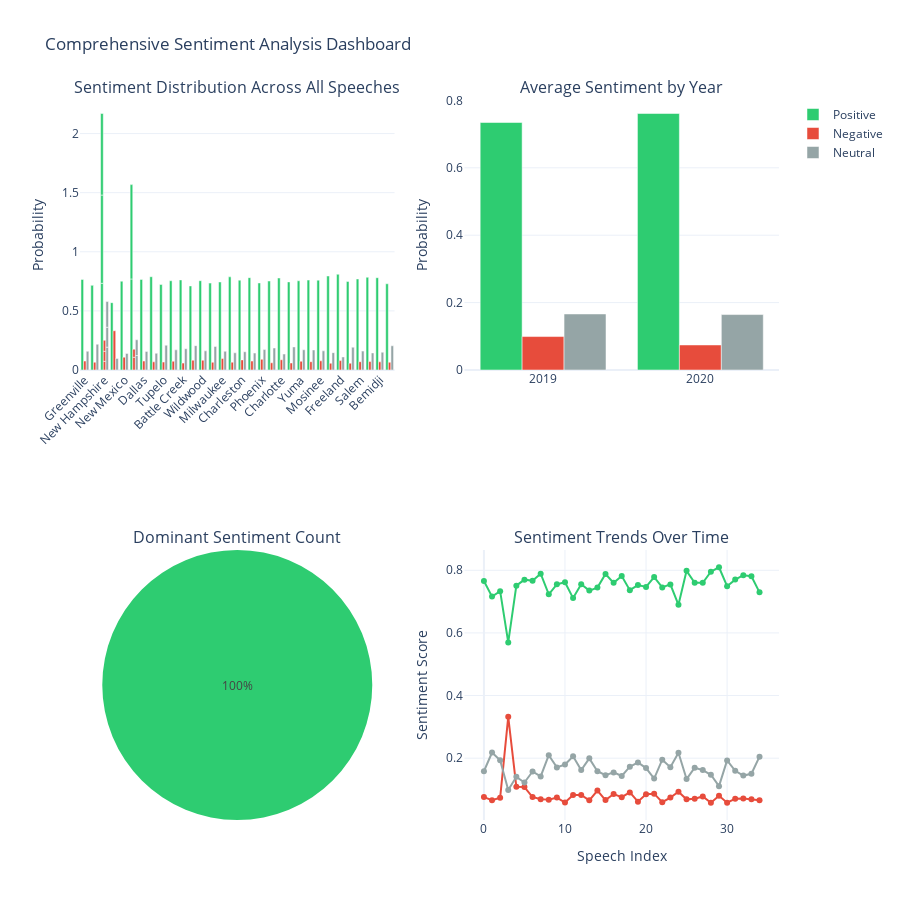

Notebook code cell kept with this figure:
### Markdown cell above
## Interactive Visualizations

Creating interactive charts to explore sentiment patterns.

### Code cell
# Create comprehensive sentiment visualization
fig = make_subplots(
    rows=2, cols=2,
    subplot_titles=('Sentiment Distribution Across All Speeches',
                    'Average Sentiment by Year',
                    'Dominant Sentiment Count',
                    'Sentiment Trends Over Time'),
    specs=[[{"type": "bar"}, {"type": "bar"}],
           [{"type": "pie"}, {"type": "scatter"}]]
)

# 1. Overall sentiment distribution (stacked bar)
fig.add_trace(
    go.Bar(name='Positive', x=sentiment_df['location'], y=sentiment_df['positive'],
           marker_color='#2ecc71', showlegend=True),
    row=1, col=1
)
fig.add_trace(
    go.Bar(name='Negative', x=sentiment_df['location'], y=sentiment_df['negative'],
           marker_color='#e74c3c', showlegend=True),
    row=1, col=1
)
fig.add_trace(
    go.Bar(name='Neutral', x=sentiment_df['location'], y=sentiment_df['neutral'],
           marker_color='#95a5a6', showlegend=True),
    row=1, col=1
)

# 2. Average sentiment by year
year_avg = sentiment_df.groupby('year')[['positive', 'negative', 'neutral']].mean()
fig.add_trace(
    go.Bar(name='Positive', x=year_avg.index, y=year_avg['positive'],
           marker_color='#2ecc71', showlegend=False),
    row=1, col=2
)
fig.add_trace(
    go.Bar(name='Negative', x=year_avg.index, y=year_avg['negative'],
           marker_color='#e74c3c', showlegend=False),
    row=1, col=2
)
fig.add_trace(
    go.Bar(name='Neutral', x=year_avg.index, y=year_avg['neutral'],
           marker_color='#95a5a6', showlegend=False),
    row=1, col=2
)

# 3. Dominant sentiment pie chart
sentiment_counts = sentiment_df['dominant_sentiment'].value_counts()
fig.add_trace(
    go.Pie(labels=sentiment_counts.index, values=sentiment_counts.values,
           marker=dict(colors=['#2ecc71', '#e74c3c', '#95a5a6']),
           showlegend=False),
    row=2, col=1
)

# 4. Sentiment timeline
fig.add_trace(
    go.Scatter(x=sentiment_df['speech_idx'], y=sentiment_df['positive'],
               mode='lines+markers', name='Positive',
               line=dict(color='#2ecc71', width=2), showlegend=False),
    row=2, col=2
)
fig.add_trace(
    go.Scatter(x=sentiment_df['speech_idx'], y=sentiment_df['negative'],
               mode='lines+markers', name='Negative',
               line=dict(color='#e74c3c', width=2), showlegend=False),
    row=2, col=2
)
fig.add_trace(
    go.Scatter(x=sentiment_df['speech_idx'], y=sentiment_df['neutral'],
               mode='lines+markers', name='Neutral',
               line=dict(color='#95a5a6', width=2), showlegend=False),
    row=2, col=2
)

# Update layout
fig.update_layout(
    height=900,
    title_text="Comprehensive Sentiment Analysis Dashboard",
    showlegend=True,
    barmode='group',
    template='plotly_white'
)

fig.update_xaxes(tickangle=-45, row=1, col=1)
fig.update_yaxes(title_text="Probability", row=1, col=1)
fig.update_yaxes(title_text="Probability", row=1, col=2)
fig.update_yaxes(title_text="Sentiment Score", row=2, col=2)
fig.update_xaxes(title_text="Speech Index", row=2, col=2)

fig.show()

### Figure 1 — Plotly figure (JSON) as saved in the notebook; plotly's stock layout.template omitted (floating-point values rounded to 4 significant figures)
{"data": [{"marker": {"color": "#2ecc71"}, "name": "Positive", "showlegend": true, "type": "bar", "x": ["Greenville", "Cincinnati", "New Hampshire", "Texas", "New Mexico", "Fayetteville", "Dallas", "Minneapolis", "Tupelo", "Lexington", "Battle Creek", "Hershey", "Wildwood", "Toledo", "Milwaukee", "Des Moines", "Charleston", "Colorador Springs", "Phoenix", "Las Vegas", "New Hampshire", "Charlotte", "Tulsa", "Yuma", "New Hampshire", "Fayetteville", "Ohio", "Mosinee", "Pittsburgh", "Freeland", "Minden", "Salem", "Henderson", "Bemidji", "Latrobe"], "xaxis": "x", "y": [0.766, 0.716, 0.7333, 0.5697, 0.7509, 0.77, 0.7665, 0.7892, 0.7234, 0.7551, 0.762, 0.7112, 0.7554, 0.7351, 0.7448, 0.7881, 0.7599, 0.7814, 0.7364, 0.7528, 0.7467, 0.7783, 0.7453, 0.7549, 0.6898, 0.7982, 0.7603, 0.7602, 0.7954, 0.8097, 0.7492, 0.7702, 0.7843, 0.7809, 0.7295], "yaxis": "y"}, {"marker": {"color": "#e74c3c"}, "name": "Negative", "showlegend": true, "type": "bar", "x": ["Greenville", "Cincinnati", "New Hampshire", "Texas", "New Mexico", "Fayetteville", "Dallas", "Minneapolis", "Tupelo", "Lexington", "Battle Creek", "Hershey", "Wildwood", "Toledo", "Milwaukee", "Des Moines", "Charleston", "Colorador Springs", "Phoenix", "Las Vegas", "New Hampshire", "Charlotte", "Tulsa", "Yuma", "New Hampshire", "Fayetteville", "Ohio", "Mosinee", "Pittsburgh", "Freeland", "Minden", "Salem", "Henderson", "Bemidji", "Latrobe"], "xaxis": "x", "y": [0.07576, 0.06597, 0.07347, 0.3322, 0.1087, 0.1076, 0.07595, 0.06922, 0.06705, 0.07433, 0.0583, 0.08268, 0.08255, 0.06543, 0.09681, 0.0663, 0.08554, 0.07552, 0.09077, 0.06109, 0.08498, 0.08663, 0.05942, 0.07405, 0.09261, 0.06851, 0.07021, 0.07776, 0.05767, 0.07968, 0.05785, 0.07011, 0.07132, 0.06887, 0.06565], "yaxis": "y"}, {"marker": {"color": "#95a5a6"}, "name": "Neutral", "showlegend": true, "type": "bar", "x": ["Greenville", "Cincinnati", "New Hampshire", "Texas", "New Mexico", "Fayetteville", "Dallas", "Minneapolis", "Tupelo", "Lexington", "Battle Creek", "Hershey", "Wildwood", "Toledo", "Milwaukee", "Des Moines", "Charleston", "Colorador Springs", "Phoenix", "Las Vegas", "New Hampshire", "Charlotte", "Tulsa", "Yuma", "New Hampshire", "Fayetteville", "Ohio", "Mosinee", "Pittsburgh", "Freeland", "Minden", "Salem", "Henderson", "Bemidji", "Latrobe"], "xaxis": "x", "y": [0.1582, 0.2181, 0.1932, 0.09808, 0.1405, 0.1224, 0.1575, 0.1416, 0.2095, 0.1706, 0.1797, 0.2061, 0.162, 0.1994, 0.1584, 0.1456, 0.1545, 0.1431, 0.1728, 0.1861, 0.1684, 0.1351, 0.1953, 0.171, 0.2175, 0.1332, 0.1695, 0.162, 0.1469, 0.1107, 0.193, 0.1597, 0.1444, 0.1502, 0.2048], "yaxis": "y"}, {"marker": {"color": "#2ecc71"}, "name": "Positive", "showlegend": false, "type": "bar", "x": ["2019", "2020"], "xaxis": "x2", "y": [0.7344, 0.7612], "yaxis": "y2"}, {"marker": {"color": "#e74c3c"}, "name": "Negative", "showlegend": false, "type": "bar", "x": ["2019", "2020"], "xaxis": "x2", "y": [0.09926, 0.07432], "yaxis": "y2"}, {"marker": {"color": "#95a5a6"}, "name": "Neutral", "showlegend": false, "type": "bar", "x": ["2019", "2020"], "xaxis": "x2", "y": [0.1663, 0.1645], "yaxis": "y2"}, {"domain": {"x": [0, 0.45], "y": [0, 0.375]}, "labels": ["neutral"], "marker": {"colors": ["#2ecc71", "#e74c3c", "#95a5a6"]}, "showlegend": false, "type": "pie", "values": [35]}, {"line": {"color": "#2ecc71", "width": 2}, "mode": "lines+markers", "name": "Positive", "showlegend": false, "type": "scatter", "x": [0, 1, 2, 3, 4, 5, 6, 7, 8, 9, 10, 11, 12, 13, 14, 15, 16, 17, 18, 19, 20, 21, 22, 23, 24, 25, 26, 27, 28, 29, 30, 31, 32, 33, 34], "xaxis": "x3", "y": [0.766, 0.716, 0.7333, 0.5697, 0.7509, 0.77, 0.7665, 0.7892, 0.7234, 0.7551, 0.762, 0.7112, 0.7554, 0.7351, 0.7448, 0.7881, 0.7599, 0.7814, 0.7364, 0.7528, 0.7467, 0.7783, 0.7453, 0.7549, 0.6898, 0.7982, 0.7603, 0.7602, 0.7954, 0.8097, 0.7492, 0.7702, 0.7843, 0.7809, 0.7295], "yaxis": "y3"}, {"line": {"color": "#e74c3c", "width": 2}, "mode": "lines+markers", "name": "Negative", "showlegend": false, "type": "scatter", "x": [0, 1, 2, 3, 4, 5, 6, 7, 8, 9, 10, 11, 12, 13, 14, 15, 16, 17, 18, 19, 20, 21, 22, 23, 24, 25, 26, 27, 28, 29, 30, 31, 32, 33, 34], "xaxis": "x3", "y": [0.07576, 0.06597, 0.07347, 0.3322, 0.1087, 0.1076, 0.07595, 0.06922, 0.06705, 0.07433, 0.0583, 0.08268, 0.08255, 0.06543, 0.09681, 0.0663, 0.08554, 0.07552, 0.09077, 0.06109, 0.08498, 0.08663, 0.05942, 0.07405, 0.09261, 0.06851, 0.07021, 0.07776, 0.05767, 0.07968, 0.05785, 0.07011, 0.07132, 0.06887, 0.06565], "yaxis": "y3"}, {"line": {"color": "#95a5a6", "width": 2}, "mode": "lines+markers", "name": "Neutral", "showlegend": false, "type": "scatter", "x": [0, 1, 2, 3, 4, 5, 6, 7, 8, 9, 10, 11, 12, 13, 14, 15, 16, 17, 18, 19, 20, 21, 22, 23, 24, 25, 26, 27, 28, 29, 30, 31, 32, 33, 34], "xaxis": "x3", "y": [0.1582, 0.2181, 0.1932, 0.09808, 0.1405, 0.1224, 0.1575, 0.1416, 0.2095, 0.1706, 0.1797, 0.2061, 0.162, 0.1994, 0.1584, 0.1456, 0.1545, 0.1431, 0.1728, 0.1861, 0.1684, 0.1351, 0.1953, 0.171, 0.2175, 0.1332, 0.1695, 0.162, 0.1469, 0.1107, 0.193, 0.1597, 0.1444, 0.1502, 0.2048], "yaxis": "y3"}], "layout": {"annotations": [{"font": {"size": 16}, "showarrow": false, "text": "Sentiment Distribution Across All Speeches", "x": 0.225, "xanchor": "center", "xref": "paper", "y": 1, "yanchor": "bottom", "yref": "paper"}, {"font": {"size": 16}, "showarrow": false, "text": "Average Sentiment by Year", "x": 0.775, "xanchor": "center", "xref": "paper", "y": 1, "yanchor": "bottom", "yref": "paper"}, {"font": {"size": 16}, "showarrow": false, "text": "Dominant Sentiment Count", "x": 0.225, "xanchor": "center", "xref": "paper", "y": 0.375, "yanchor": "bottom", "yref": "paper"}, {"font": {"size": 16}, "showarrow": false, "text": "Sentiment Trends Over Time", "x": 0.775, "xanchor": "center", "xref": "paper", "y": 0.375, "yanchor": "bottom", "yref": "paper"}], "barmode": "group", "height": 900, "showlegend": true, "title": {"text": "Comprehensive Sentiment Analysis Dashboard"}, "xaxis": {"anchor": "y", "domain": [0, 0.45], "tickangle": -45}, "xaxis2": {"anchor": "y2", "domain": [0.55, 1]}, "xaxis3": {"anchor": "y3", "domain": [0.55, 1], "title": {"text": "Speech Index"}}, "yaxis": {"anchor": "x", "domain": [0.625, 1], "title": {"text": "Probability"}}, "yaxis2": {"anchor": "x2", "domain": [0.625, 1], "title": {"text": "Probability"}}, "yaxis3": {"anchor": "x3", "domain": [0, 0.375], "title": {"text": "Sentiment Score"}}}}
